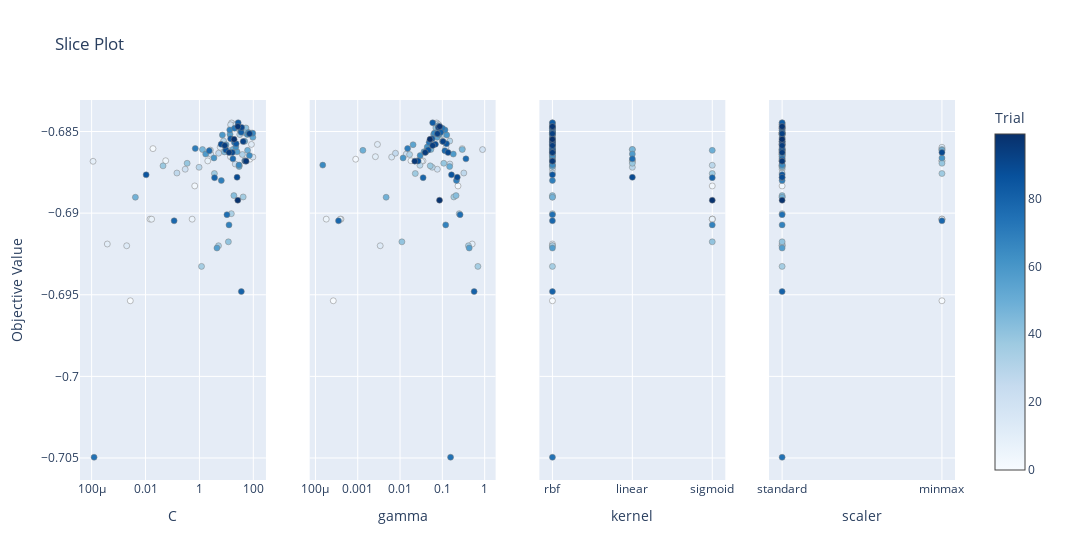

The notebook cell saved with this chart:
### Code cell
# plot negative log-loss for each hyper-parameter trial (100 dots)
optuna.visualization.plot_slice(study)
